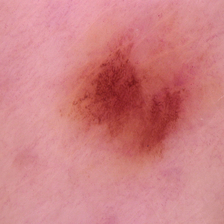
#> input picture dataset/Train/benign/101.jpg, 224 x 224 px; its folder holds only this picture in this run
$ jupyter execute --allow-errors Percobaan1.ipynb   (older library calls are emulated)
#> lines starting #> are read from the running program, lines starting #| are printed output that depends on the picture
[cell 1]
# Import library yang kalian butuhkan
import os
import cv2
import matplotlib.pyplot as plt
import numpy as np
import pandas as pd
from sklearn.model_selection import train_test_split, cross_val_predict
from sklearn.metrics import accuracy_score, classification_report
from skimage.feature import graycomatrix, graycoprops
from scipy.stats import entropy
from sklearn.ensemble import RandomForestClassifier
from sklearn.svm import SVC
from sklearn.neighbors import KNeighborsClassifier
from sklearn.metrics import accuracy_score, precision_score, recall_score, f1_score, confusion_matrix, classification_report
from sklearn.metrics import (confusion_matrix, ConfusionMatrixDisplay)
import seaborn as sns

## Data Loading

Buat struktur folder dataset sebagai berikut:
```
.
└──dataset
    ├── label1
	├── image1.jpg
	├── image2.jpg
	└── image3.jpg
    ├── label2
    └── label3
    └── dst...
```

[cell 2]
data = []
labels = []
file_name = []

dataset_path = "dataset/Train"

for sub_folder in os.listdir(dataset_path):
    full_path = os.path.join(dataset_path, sub_folder)

    if not os.path.isdir(full_path):
        continue  # Lewati jika bukan folder

    sub_folder_files = os.listdir(full_path)
    for i, filename in enumerate(sub_folder_files):
        img_path = os.path.join(full_path, filename)
        img = cv2.imread(img_path)
#> img is the input picture: shape (224, 224, 3); mean B, G, R 132, 129, 207.3
        if img is not None:
            img = cv2.cvtColor(img, cv2.COLOR_BGR2GRAY)
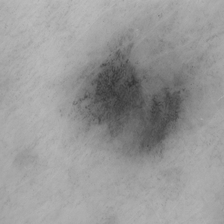
#> img: shape (224, 224); min 49, max 190, mean 152.8
            img = cv2.resize(img, (256, 256))  # Resize ke ukuran tetap
#> img: shape (256, 256)
            img = img.astype(np.uint8)

            data.append(img)
            labels.append(sub_folder)
            name = os.path.splitext(filename)[0]
            file_name.append(filename)
#> pass 2 of the loop `for sub_folder in os.listdir(dataset_path):`:
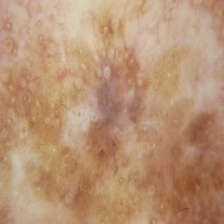
#> input picture dataset/Train/malignant/105.jpg, 224 x 224 px
#> img is the input picture: shape (224, 224, 3); mean B, G, R 115.8, 146.6, 183.7
#> `img = cv2.cvtColor(img, cv2.COLOR_BGR2GRAY)`:
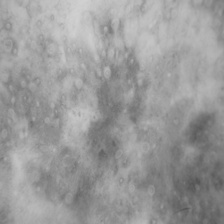
#> img: shape (224, 224); min 85, max 209, mean 154.2

data = np.array(data)
labels = np.array(labels)

## Data Augmentation

### Define Augmentation Function

[cell 3]
# Tidak melakukan augmentasi karena jumlah data per label sudah memenuhi syarat (70-100 gambar)
data_augmented = data
labels_augmented = labels
file_name_augmented = file_name

[cell 4]
print("Data sebelum augmentasi: ", len(data))
#| Data sebelum augmentasi:  2
print("Data setelah augmentasi: ", len(data_augmented))
#| Data setelah augmentasi:  2

## Data Preparation

### Define Preprocessing Function

[cell 5]
def resize(image, target_size):
    return cv2.resize(image, target_size)

def prepro1(img_gray):
    """Median Filter -> menghilangkan noise pada gambar."""
    return cv2.medianBlur(img_gray, 5)

def prepro2(img_gray):
    """Histogram Equalization -> meningkatkan kontras gambar."""
    return cv2.equalizeHist(img_gray)

### Preprocessing

[cell 6]
# Pipeline: Resize -> Median Filter -> Histogram Equalization
TARGET_SIZE = (256, 256)

dataPreprocessed = []
for i in range(len(data_augmented)):
    img_resized = resize(data_augmented[i], TARGET_SIZE)
    img_median  = prepro1(img_resized)
    img_equal   = prepro2(img_median)
    dataPreprocessed.append(img_equal)
#> this loop made 2 passes
#> pass 1, `img_equal   = prepro2(img_median)`:
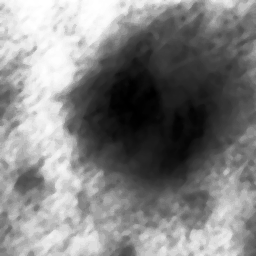
#> img_equal: shape (256, 256); min 0, max 255, mean 130.1
#> pass 2, `img_median  = prepro1(img_resized)`:
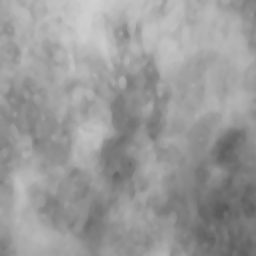
#> img_median: shape (256, 256); min 88, max 208, mean 154.1
#> pass 2, `img_equal   = prepro2(img_median)`:
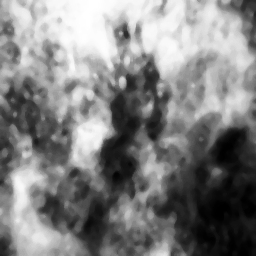
#> img_equal: shape (256, 256); min 0, max 255, mean 129.1
#> after the loop, dataPreprocessed = 2 items

print(f'Total gambar setelah preprocessing: {len(dataPreprocessed)}')
#| Total gambar setelah preprocessing: 2

### Feature Extraction

[cell 7]
def glcm(image, derajat):
    if derajat == 0:
        angles = [0]
    elif derajat == 45:
        angles = [np.pi / 4]
    elif derajat == 90:
        angles = [np.pi / 2]
    elif derajat == 135:
        angles = [3 * np.pi / 4]
    else:
        raise ValueError("Invalid angle. It should be one of the following: 0, 45, 90, 135.")

    # mengembalikan matrix glcm dari image
    glcm = graycomatrix(image, [1], angles, 256, symmetric=True, normed=True)
    return glcm

[cell 8]
def correlation(matriks):
	return graycoprops(matriks, 'correlation')[0, 0]

[cell 9]
def dissimilarity(matriks):
    return graycoprops(matriks, 'dissimilarity')[0, 0]

[cell 10]
def homogenity(matriks):
    return graycoprops(matriks, 'homogeneity')[0, 0]

[cell 11]
def contrast(matriks):
    return graycoprops(matriks, 'contrast')[0, 0]

[cell 12]
def ASM(matriks):
    return graycoprops(matriks, 'ASM')[0, 0]

[cell 13]
def energy(matriks):
    return graycoprops(matriks, 'energy')[0, 0]

[cell 14]
def entropyGlcm(matriks):
    return entropy(matriks.ravel())

[cell 15]
Derajat0 = []
Derajat45 = []
Derajat90 = []
Derajat135 = []
for i in range(len(dataPreprocessed)):
    D0 = glcm(dataPreprocessed[i], 0)
    D45 = glcm(dataPreprocessed[i], 45)
    D90 = glcm(dataPreprocessed[i], 90)
    D135 = glcm(dataPreprocessed[i], 135)
    Derajat0.append(D0)
    Derajat45.append(D45)
    Derajat90.append(D90)
    Derajat135.append(D135)
#> this loop made 2 passes
#> after the loop, Derajat0 = 2 items; Derajat135 = 2 items; Derajat45 = 2 items; Derajat90 = 2 items

[cell 16]
Kontras0, Kontras45, Kontras90, Kontras135 = [], [], [], []
dissimilarity0, dissimilarity45, dissimilarity90, dissimilarity135 =  [], [], [], []
homogenity0, homogenity45, homogenity90, homogenity135 = [], [], [], []
entropy0, entropy45, entropy90, entropy135 =  [], [], [], []
ASM0, ASM45, ASM90, ASM135 =  [], [], [], []
energy0, energy45, energy90, energy135 =  [], [], [], []
correlation0, correlation45, correlation90, correlation135 = [], [], [], []

[cell 17]
for i in range(len(dataPreprocessed)):
    C0 = correlation(Derajat0[i])
    correlation0.append(C0)
    C45 = correlation(Derajat45[i])
    correlation45.append(C45)
    C90 = correlation(Derajat90[i])
    correlation90.append(C90)
    C135 = correlation(Derajat135[i])
    correlation135.append(C135)
#> this loop made 2 passes
#> (C0, C45, C90, C135) on passes 1 to 2: (0.997, 0.994, 0.997, 0.997), (0.994, 0.992, 0.997, 0.992)
#> after the loop, correlation0 = [0.997, 0.994]; correlation135 = [0.997, 0.992]; correlation45 = [0.994, 0.992]; correlation90 = [0.997, 0.997]

[cell 18]
for i in range(len(data)):
    K0 = contrast(Derajat0[i])
    K45 = contrast(Derajat45[i])
    K90 = contrast(Derajat90[i])
    K135 = contrast(Derajat135[i])
    Kontras0.append(K0)
    Kontras45.append(K45)
    Kontras90.append(K90)
    Kontras135.append(K135)
#> this loop made 2 passes
#> (K0, K45, K90, K135) on passes 1 to 2: (32.42, 62.82, 29.92, 39.09), (63.27, 91.5, 36.4, 90.98)
#> after the loop, Kontras0 = [32.42, 63.27]; Kontras135 = [39.09, 90.98]; Kontras45 = [62.82, 91.5]; Kontras90 = [29.92, 36.4]

[cell 19]
for i in range(len(data)):
    Dis0 = dissimilarity(Derajat0[i])
    Dis45 = dissimilarity(Derajat45[i])
    Dis90 = dissimilarity(Derajat90[i])
    Dis135 = dissimilarity(Derajat135[i])
    dissimilarity0.append(Dis0)
    dissimilarity45.append(Dis45)
    dissimilarity90.append(Dis90)
    dissimilarity135.append(Dis135)
#> this loop made 2 passes
#> (Dis0, Dis45, Dis90, Dis135) on passes 1 to 2: (3.16, 4.74, 3.03, 3.67), (4.89, 6.08, 3.81, 6.06)
#> after the loop, dissimilarity0 = [3.16, 4.89]; dissimilarity135 = [3.67, 6.06]; dissimilarity45 = [4.74, 6.08]; dissimilarity90 = [3.03, 3.81]

[cell 20]
for i in range(len(data)):
    H0 = homogenity(Derajat0[i])
    H45 = homogenity(Derajat45[i])
    H90 = homogenity(Derajat90[i])
    H135 = homogenity(Derajat135[i])
    homogenity0.append(H0)
    homogenity45.append(H45)
    homogenity90.append(H90)
    homogenity135.append(H135)
#> this loop made 2 passes
#> (H0, H45, H90, H135) on passes 1 to 2: (0.552, 0.439, 0.564, 0.496), (0.375, 0.318, 0.421, 0.319)
#> after the loop, homogenity0 = [0.552, 0.375]; homogenity135 = [0.496, 0.319]; homogenity45 = [0.439, 0.318]; homogenity90 = [0.564, 0.421]

[cell 21]
for i in range(len(data)):
    E0 = entropyGlcm(Derajat0[i])
    E45 = entropyGlcm(Derajat45[i])
    E90 = entropyGlcm(Derajat90[i])
    E135 = entropyGlcm(Derajat135[i])
    entropy0.append(E0)
    entropy45.append(E45)
    entropy90.append(E90)
    entropy135.append(E135)
#> this loop made 2 passes
#> (E0, E45, E90, E135) on passes 1 to 2: (5.62, 5.95, 5.58, 5.75), (6.52, 6.72, 6.29, 6.71)
#> after the loop, entropy0 = [5.62, 6.52]; entropy135 = [5.75, 6.71]; entropy45 = [5.95, 6.72]; entropy90 = [5.58, 6.29]

[cell 22]
for i in range(len(data)):
    A0 = ASM(Derajat0[i])
    A45 = ASM(Derajat45[i])
    A90 = ASM(Derajat90[i])
    A135 = ASM(Derajat135[i])
    ASM0.append(A0)
    ASM45.append(A45)
    ASM90.append(A90)
    ASM135.append(A135)
#> this loop made 2 passes
#> (A0, A45, A90, A135) on passes 1 to 2: (0.00752, 0.0054, 0.00773, 0.00662), (0.00221, 0.00178, 0.00266, 0.00177)
#> after the loop, ASM0 = [0.00752, 0.00221]; ASM135 = [0.00662, 0.00177]; ASM45 = [0.0054, 0.00178]; ASM90 = [0.00773, 0.00266]

[cell 23]
for i in range(len(data)):
    ER0 = energy(Derajat0[i])
    ER45 = energy(Derajat45[i])
    ER90 = energy(Derajat90[i])
    ER135 = energy(Derajat135[i])
    energy0.append(ER0)
    energy45.append(ER45)
    energy90.append(ER90)
    energy135.append(ER135)
#> this loop made 2 passes
#> (ER0, ER45, ER90, ER135) on passes 1 to 2: (0.0867, 0.0735, 0.0879, 0.0814), (0.047, 0.0421, 0.0516, 0.0421)
#> after the loop, energy0 = [0.0867, 0.047]; energy135 = [0.0814, 0.0421]; energy45 = [0.0735, 0.0421]; energy90 = [0.0879, 0.0516]

### Write the extraction's results to CSV

[cell 24]
dataTable = {'Filename': file_name, 'Label': labels,
        'Contrast0': Kontras0, 'Contrast45': Kontras45, 'Contrast90': Kontras90, 'Contrast135': Kontras135,
        'Homogeneity0': homogenity0, 'Homogeneity45': homogenity45, 'Homogeneity90': homogenity90, 'Homogeneity135': homogenity135,
        'Dissimilarity0': dissimilarity0, 'Dissimilarity45': dissimilarity45, 'Dissimilarity90': dissimilarity90, 'Dissimilarity135': dissimilarity135,
        'Entropy0': entropy0, 'Entropy45': entropy45, 'Entropy90': entropy90, 'Entropy135': entropy135,
        'ASM0': ASM0, 'ASM45': ASM45, 'ASM90': ASM90, 'ASM135': ASM135,
        'Energy0': energy0, 'Energy45': energy45, 'Energy90': energy90, 'Energy135': energy135,
        'Correlation0': correlation0, 'Correlation45': correlation45, 'Correlation90': correlation90, 'Correlation135': correlation135,
        }
df = pd.DataFrame(dataTable)
#> df = table of 2 rows and 30 columns
df.to_csv('hasil_ekstraksi_1.csv', index=False)

hasilEkstrak = pd.read_csv('hasil_ekstraksi_1.csv')
#> (reads hasil_ekstraksi_1.csv from the repository)
hasilEkstrak

### Features Selection

pada bagian seleksi fitur ini bisa menggunakan metode seperti
- PCA
- LDA
- t-SNE
- Chi-square
- ANOVA
- Autoencoder
- correlation
- dll

berikut contoh menggunakan correlation:

[cell 25]
# Menghitung korelasi
correlation = hasilEkstrak.drop(columns=['Label','Filename']).corr()

# Menyaring fitur yang memiliki korelasi absolut lebih dari 0.95 dengan label
threshold = 0.95 # atur threshold ini untuk menentukan seberapa besar korelasi yang ingin disaring
selectionFeature = []
columns = np.full((correlation.shape[0],), True, dtype=bool)
for i in range(correlation.shape[0]):
	for j in range(i+1, correlation.shape[0]):
		if correlation.iloc[i,j] >= threshold:
			if columns[j]:
				columns[j] = False
select = hasilEkstrak.drop(columns=['Label','Filename']).columns[columns]
x_new = hasilEkstrak[select]
x_new
y = hasilEkstrak['Label']
plt.figure(figsize=(17,17))
sns.heatmap(x_new.corr(), annot=True, cmap='Blues', fmt=".2f")
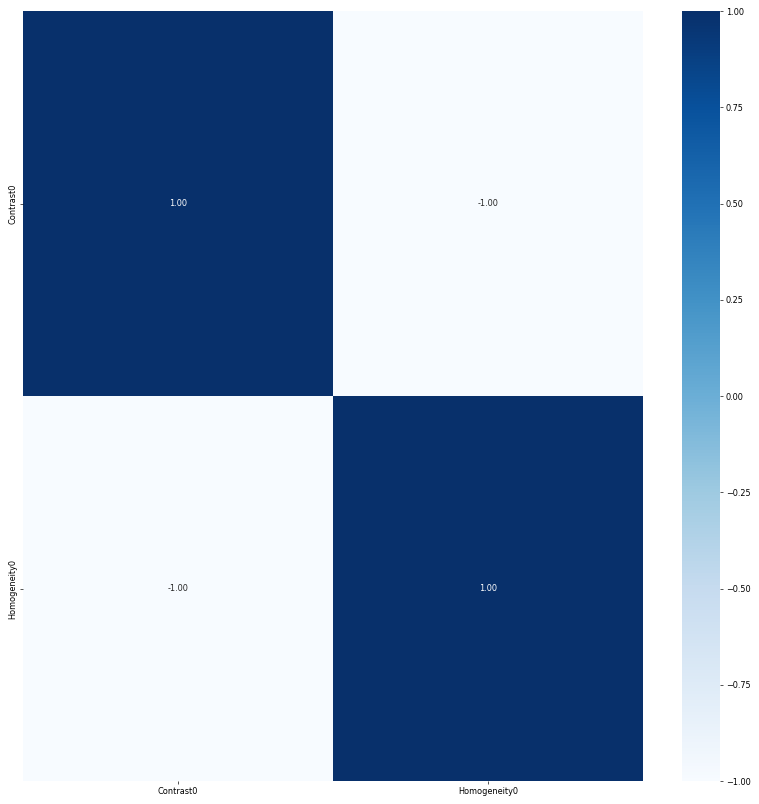
#> figure drawn by matplotlib, 2 panels

## Splitting Data

[cell 26]
# ubah bagian test_size sesuai kebutuhan
# 0.3 = 30% data untuk testing (train/test 70/30)
# 0.2 = 20% data untuk testing (train/test 80/20)
X_train, X_test, y_train, y_test = train_test_split(x_new, y, test_size=0.2, random_state=42)
print(X_train.shape)
print(X_test.shape)

## Feature Normalization

berikut metode normalisasi yang bisa digunakan:
- Min-Max Scaling
- Standardization (Z-score)
- Robust Scaling
- MaxAbsScaler
- dll

berikut contoh menggunakan Standardization (Z-score):

[cell 27]
# normalisasi mean std
X_test = (X_test - X_train.mean()) / X_train.std()
X_train = (X_train - X_train.mean()) / X_train.std()

## Modeling

### Define Model

[cell 28]
def generateClassificationReport(y_true, y_pred):
	print(classification_report(y_true, y_pred))
	print(confusion_matrix(y_true, y_pred))
	print('Accuracy:', accuracy_score(y_true, y_pred))

# Define classifiers
rf = RandomForestClassifier(n_estimators=5, random_state=42)
svm = SVC(kernel='rbf', random_state=42)
knn = KNeighborsClassifier(n_neighbors=5)

### Train Random Forest Classifier

[cell 29]
# Train Random Forest Classifier
rf.fit(X_train, y_train)

# Make predictions and evaluate the model with the training set
print("------Training Set------")
y_pred = rf.predict(X_train)
generateClassificationReport( y_train, y_pred)

# Make predictions and evaluate the model with the testing set
print("\n------Testing Set------")
y_pred = rf.predict(X_test)
generateClassificationReport( y_test, y_pred)

### Train SVM Classifier

#> (a cell that did not finish here is left out)

### Train KNN Classifier

#> (a cell that did not finish here is left out)

## Evaluation With Confusion Matrix

[cell 32]
def plot_confusion_matrix(y_true, y_pred, title):
#> called with y_pred = array of shape (1,), title = 'Random Forest Confusion Matrix'
    cm = confusion_matrix(y_true, y_pred)
    disp = ConfusionMatrixDisplay(confusion_matrix=cm)
    disp.plot(cmap=plt.cm.Blues)
    plt.title(title)
    plt.show()
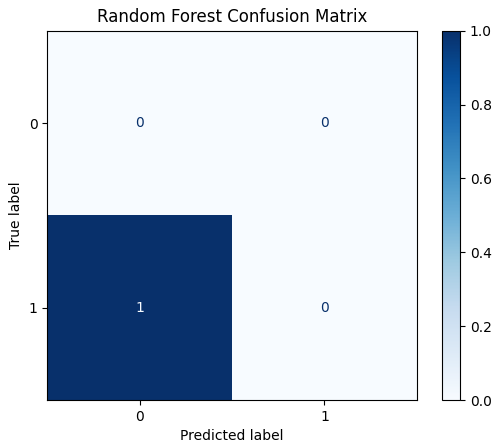
#> figure drawn by matplotlib, 2 panels

# Plot confusion matrix for Random Forest
plot_confusion_matrix(y_test, rf.predict(X_test), "Random Forest Confusion Matrix")
# Plot confusion matrix for SVM
#> (the rest of this cell did not finish here and is left out)
